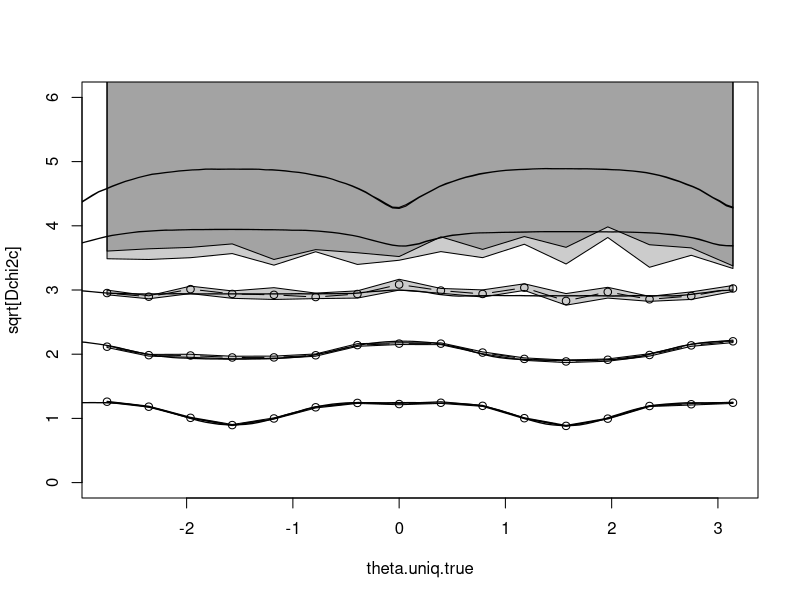
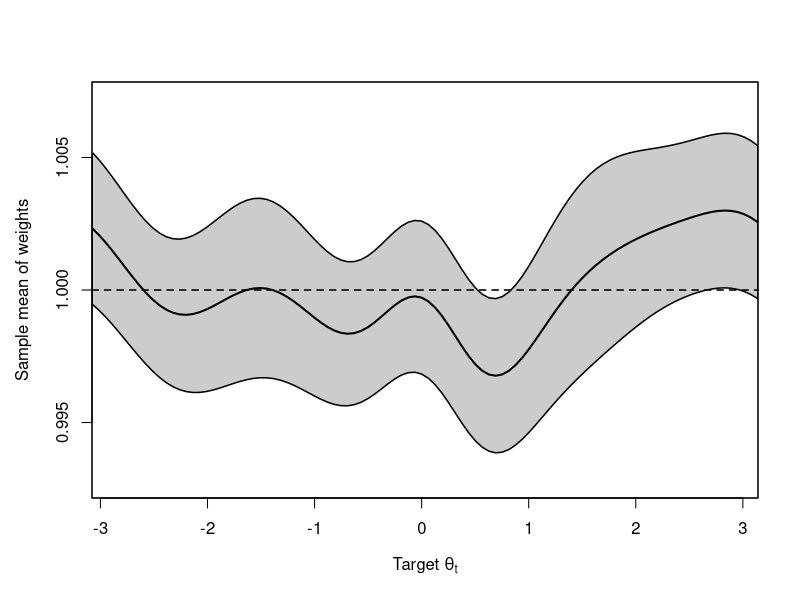
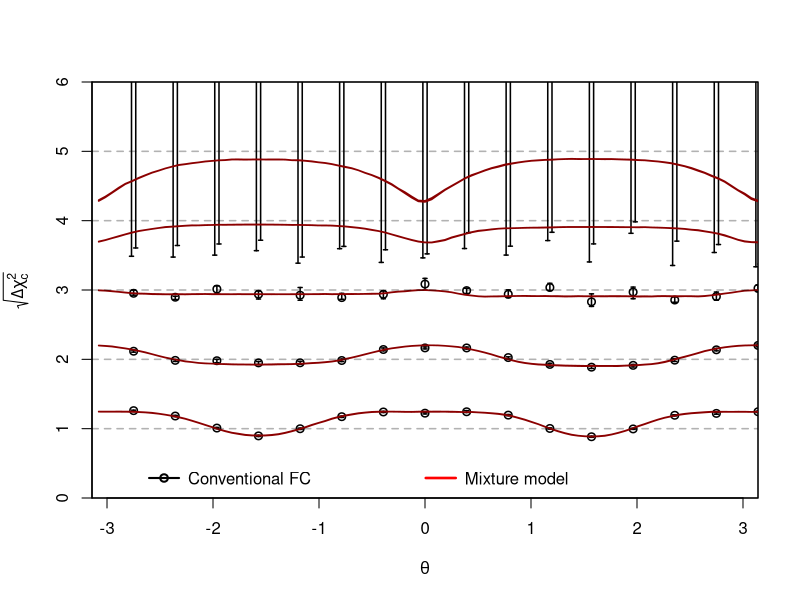
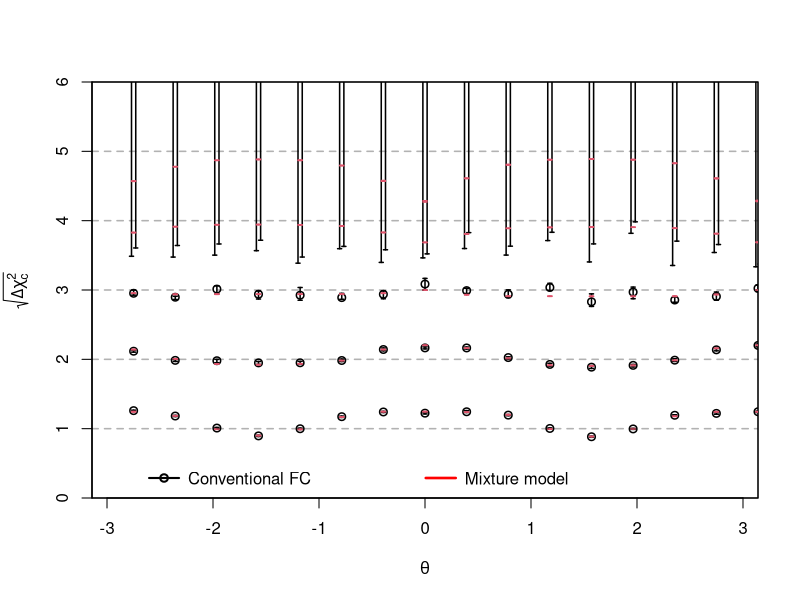
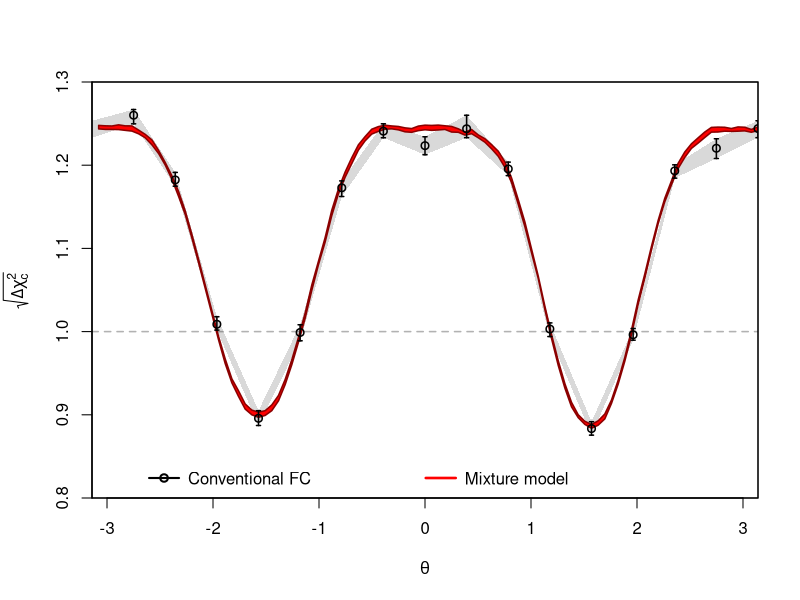
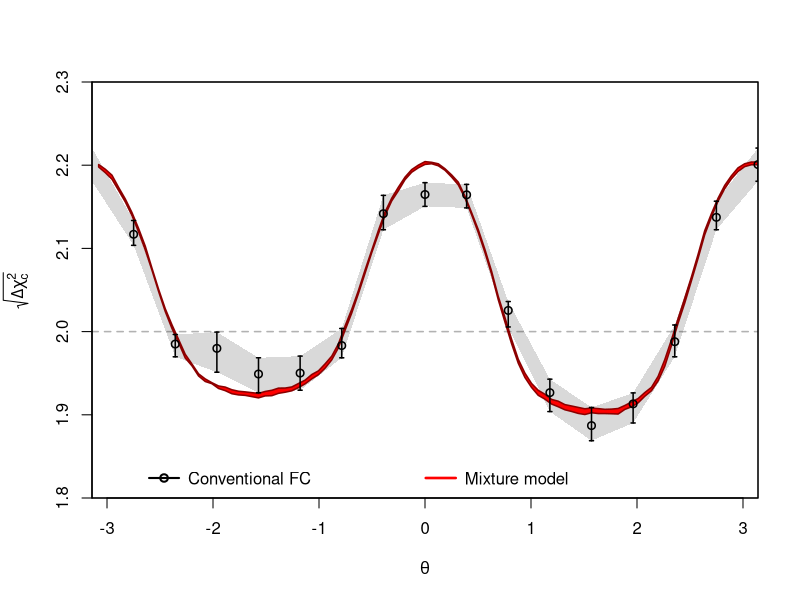
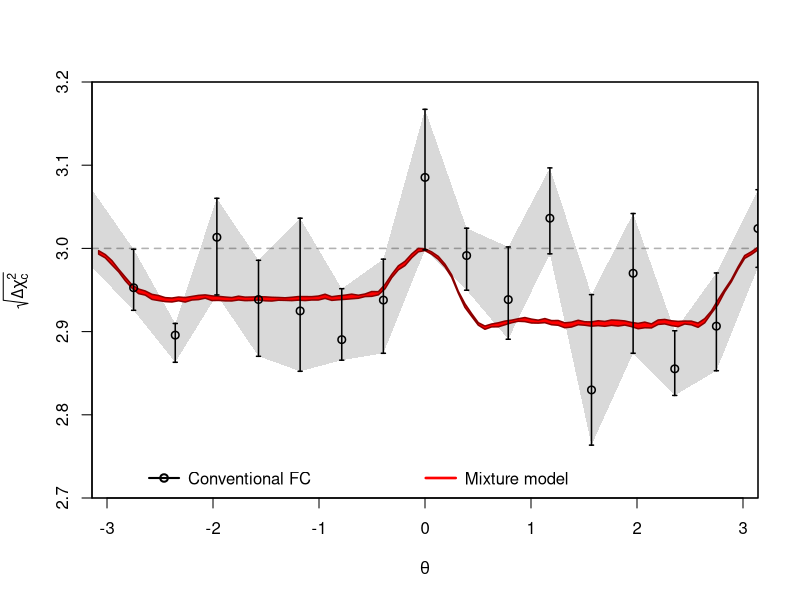
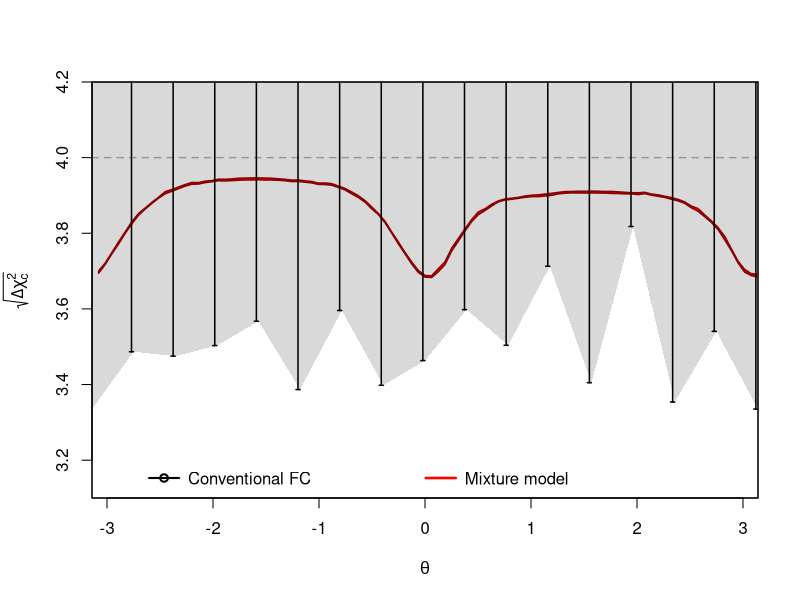

Write R code to recreate these figures, in order. (Note: this script raises an error after producing the figures.)
set.seed(1387517)

Ntrue = 16
theta.uniq.true = seq(-pi,pi,length=Ntrue+1)[-1]

Ntoys.per.true = 10000
Ntoys = Ntrue*Ntoys.per.true
theta.true = array(theta.uniq.true, Ntoys) # [Ntoys] but can reshape to [Ntrue,Ntoys.per.true]

# needs adjustment
epsilon.plot = 0.3

setwd(sprintf("20220528-mixturepaper-expfamily_rsrc/20240319-01-T2K-%dtrue-%dtoys", Ntrue, Ntoys.per.true))

get.lambda = function(theta) {
  B = 10
  Ntheta = length(theta)
  b = rep(seq(B), Ntheta)
  theta = rep(theta, each=B)
  A = 40.
  J = -1/4
  f = 1.
  epsilon = (b - (B+1)/2.) / B
  P = 0.25 * (1. - epsilon*epsilon)
  return(array(A * P * (1 + J * sin(theta + f*epsilon)), c(B,Ntheta)))
}

# observations
Nnu = length(get.lambda(0.))

lambda.true = get.lambda(theta.true)
nu.toy = array(rpois(Nnu*Ntoys, lambda.true), c(Nnu,Ntoys))

# now compute the chi2 at each POI value
Nfit = 100
theta.fit = seq(-pi,pi,length=Nfit+1)[-1]
lambda.fit = array(get.lambda(theta.fit), c(Nnu,Nfit))

get.chi2.pertoy = function(nu.toy, lambda.toy) {
  # @param  nu.toy [Nnu,Ntoys]
  # @param  lambda.toy [Nnu,Ntoys]
  # @return [Ntoys]
  
  nobs = nu.toy
  npred = lambda.toy
  
  nll = colSums((npred - nobs) - ifelse(nobs > 0., nobs*(log(npred) - log(nobs)), 0.))
  2.*nll
}

get.chi2 = function(nu.toy, lambda.fit) {
  # @param  nu.toy [Nnu,Ntoys]
  # @param  lambda.fit [Nnu,Nfit]
  # @return [Nfit,Ntoys]
  
  t(apply(lambda.fit, 2, function(lambda.one.fit) {
    # dpois(nu.toy, lambda.one.fit %o% rep(1., Ntoys), log=TRUE)
    nobs = nu.toy
    npred = lambda.one.fit %o% rep(1., dim(nu.toy)[2])
    get.chi2.pertoy(nobs, npred)
  }))
}

chi2.fit.toy = get.chi2(nu.toy, lambda.fit) # [Nfit, Ntoys]
# sum(is.na(chi2.fit.toy))

theta.toy = apply(chi2.fit.toy, 2, function(chi2.fit.onetoy) {
  theta.fit[which.min(chi2.fit.onetoy)]
}) # [Ntoys]
chi2.toy.min = apply(chi2.fit.toy, 2, function(chi2.fit.onetoy) {
  min(chi2.fit.onetoy)
}) # [Ntoys]

chi2.toy.true = get.chi2.pertoy(nu.toy, lambda.true) # [Ntoy]
Dchi2.toy.true = chi2.toy.true - chi2.toy.min # [Ntoys]

# now reformat
# sanity check:
assertthat::are_equal(array(theta.true,c(Ntrue,Ntoys.per.true))[,1], theta.uniq.true)
# then
Dchi2.toy.true = array(Dchi2.toy.true,c(Ntrue,Ntoys.per.true))




# critical values and binomial CI for conventional FC

Nprob = 5
qprobs = pchisq((1:Nprob)^2,1)

qprobs.ci = sapply(qprobs, function(p) { binom.test(round(p*Ntoys.per.true), Ntoys.per.true, conf.leve=0.683)$conf.int }) # [Nci,Nprobs]

Dchi2c.max = 100.
Dchi2c = apply(Dchi2.toy.true, 1, function(Dchi2.per.true) {
  quantile(c(Dchi2.per.true,Dchi2c.max), qprobs)
}) # [Nprob,Ntrue]
Dchi2c.ci = apply(Dchi2.toy.true, 1, function(Dchi2.per.true) {
  quantile(c(Dchi2.per.true,Dchi2c.max), qprobs.ci)
}) # [Nci*Nprob,Ntrue]
Dchi2c.ci = array(Dchi2c.ci, c(2,Nprob,Ntrue))





# mixture FC

lambda.uniq.true = get.lambda(theta.uniq.true)

# sampling probability from each true value
chi2smpl.toy.mixt.alltrue = get.chi2(nu.toy, lambda.uniq.true) # [Ntrue,Ntoys]
chi2smpl.toy.mixt = apply(chi2smpl.toy.mixt.alltrue, 2, function(chi2.fit.onetoy) {
  -2.*log(mean(exp(-0.5*chi2.fit.onetoy)))
}) # [Ntoys]

# shorthands
chi2smpl.fit.toy = chi2.fit.toy
Dchi2.fit.toy = chi2.fit.toy - rep(1,Nfit) %o% chi2.toy.min

# weights
weight.mixt = exp(-0.5*t(t(chi2smpl.fit.toy) - chi2smpl.toy.mixt)) # [Nfit,Ntoys]

# critical values
Dchi2c.mixt.v3 = sapply(1:Nfit, function(ifit.trgt) {
  ord = order(Dchi2.fit.toy[ifit.trgt,], decreasing=TRUE)
  y.srt = Dchi2.fit.toy[ifit.trgt,][ord]
  w.srt = weight.mixt[ifit.trgt,][ord]
  c.srt = cumsum(w.srt) / length(ord)
  # plot(c.srt, type='l', log='y', ylim=c(1e-6,1))
  # plot(c.srt, y.srt, type='l', log='x', xlim=c(1e-6,1), ylim=c(0.,25.))
  
  approx(c.srt, y.srt, 1.-qprobs)$y
}) # [Nprob,Nfit.trgt]

Dchi2c.mixt = Dchi2c.mixt.v3


# bootstrap error estimate
Nboot = 10
Dchi2c.mixt.boot = sapply(1:Nboot, function(iboot) {
  itoy.boot = sample(1:Ntoys, Ntoys, replace=TRUE)
  sapply(1:Nfit, function(ifit.trgt) {
    ord = order(Dchi2.fit.toy[ifit.trgt,itoy.boot], decreasing=TRUE)
    y.srt = Dchi2.fit.toy[ifit.trgt,itoy.boot][ord]
    w.srt = weight.mixt[ifit.trgt,itoy.boot][ord]
    c.srt = cumsum(w.srt) / length(ord)
    # plot(c.srt, type='l', log='y', ylim=c(1e-6,1))
    # plot(c.srt, y.srt, type='l', log='x', xlim=c(1e-6,1), ylim=c(0.,25.))

    approx(c.srt, y.srt, 1.-qprobs)$y
  }) # [Nprob,Nfit.trgt]
}) # [Nprob*Nfit.trgt,Nboot]
# 70 sec
Dchi2c.mixt.boot = array(Dchi2c.mixt.boot, c(Nprob,Nfit,Nboot))

Dchi2c.mixt.boot.mean = apply(Dchi2c.mixt.boot, c(1,2), mean) # [Nprob,Nfit]
Dchi2c.mixt.boot.sd   = apply(Dchi2c.mixt.boot, c(1,2), sd  )

Dchi2c.mixt.ci = rbind(
  Dchi2c.mixt.boot.mean + Dchi2c.mixt.boot.sd,
  Dchi2c.mixt.boot.mean - Dchi2c.mixt.boot.sd
)
Dchi2c.mixt.ci = array(Dchi2c.mixt.ci, c(Nprob,2,Nfit))
Dchi2c.mixt.ci = aperm(Dchi2c.mixt.ci, c(2,1,3)) # [Nci,Nprob,Nfit]



##############
# Make plots #
##############

customPDF = function(file) {
  pdf(file=file, 5, 5, family="serif")
  par(lwd=1.5, mar=c(5.1, 4.1+0.5, 4.1, 2.1))
}

weight.mixt.mean = apply(weight.mixt,1,mean)
weight.mixt.sd   = apply(weight.mixt,1,sd)
weight.mixt.mean.se = weight.mixt.sd / sqrt(apply(weight.mixt,1,length))

# sanity check (should be about 1)
customPDF("sum-of-weights.pdf")
plot(theta.fit, weight.mixt.mean, ylim=1 + 2.*c(-1,1)*max(weight.mixt.mean.se), type='l', lwd=2, xaxs='i', xlab=expression("Target "*theta[t]), ylab='Sample mean of weights')
polygon(c(theta.fit,rev(theta.fit)), c(
  weight.mixt.mean + weight.mixt.mean.se,
  rev(
    weight.mixt.mean - weight.mixt.mean.se
  )
),col=rgb(0,0,0,0.2))
abline(h=1, lty=2)
dev.off()


# comparison with binomial CI as bands
plot(theta.uniq.true, theta.uniq.true, 'n', ylim=c(0.,6.), ylab='sqrt[Dchi2c]')
for (iprob in 1:Nprob) {
  polygon(c(theta.uniq.true,rev(theta.uniq.true)), c(sqrt(Dchi2c.ci[1,iprob,]),rev(sqrt(Dchi2c.ci[2,iprob,]))), col=rgb(0,0,0,0.2))
  lines(theta.uniq.true, sqrt(Dchi2c[iprob,]), type='b')
}
for (iprob in 1:Nprob) {
  polygon(c(theta.fit,rev(theta.fit)), c(sqrt(Dchi2c.mixt.ci[1,iprob,]),rev(sqrt(Dchi2c.mixt.ci[2,iprob,]))), col=rgb(1,0,0,0.2))
  # lines(theta.fit, sqrt(Dchi2c.mixt[iprob,]), type='b', col=2, pch=4)
}




# error bands (mixture) vs. error bars (conventional)
ifit.match.true = sapply(theta.uniq.true, function(t) { which.min(abs(theta.fit - t)) })
for (interpolateMixt in c(TRUE, FALSE)) {
  customPDF(sprintf("critical-bands%s.pdf", ifelse(interpolateMixt, "", "-nointerp")))
  plot(theta.uniq.true, theta.uniq.true, 'n', ylim=c(0.,6.), ylab=expression(sqrt(Delta*chi[c]^2)), xlab=expression(theta), xlim=c(-pi,pi), xaxs='i', yaxs='i')
  for (iprob in 1:Nprob) {
    # polygon(c(theta.uniq.true,rev(theta.uniq.true)), c(sqrt(Dchi2c.ci[1,iprob,]),rev(sqrt(Dchi2c.ci[2,iprob,]))), col=rgb(0,0,0,0.2))
    xoffset = 0
    if (iprob == 4) { xoffset = -0.02; }
    if (iprob == 5) { xoffset = +0.02; }
    arrows(
      x0=theta.uniq.true+xoffset,
      y0=sqrt(Dchi2c.ci[1,iprob,]),
      x1=theta.uniq.true+xoffset,
      y1=sqrt(Dchi2c.ci[2,iprob,]),
      length=0.02,
      code=3,
      angle=90
    )
    points(theta.uniq.true+xoffset, sqrt(Dchi2c[iprob,]))
  }
  for (iprob in 1:Nprob) {
    if (interpolateMixt) {
      polygon(c(theta.fit,rev(theta.fit)), c(sqrt(Dchi2c.mixt.ci[1,iprob,]),rev(sqrt(Dchi2c.mixt.ci[2,iprob,]))), col=rgb(1,0,0), border='darkred')
      # lines(theta.fit, sqrt(Dchi2c.mixt[iprob,]), type='b', col=2, pch=4)
    }
    else {
      arrows(
        x0=theta.uniq.true,
        y0=sqrt(Dchi2c.mixt.ci[1,iprob,ifit.match.true]),
        x1=theta.uniq.true,
        y1=sqrt(Dchi2c.mixt.ci[2,iprob,ifit.match.true]),
        length=0.02,
        code=3,
        angle=90,
        col=2,
        lwd=1.5
      )
    }
  }
  abline(h=sqrt(qchisq(qprobs,1)), lty=2, col=rgb(0,0,0,0.3))
  # legend('bottomleft', c('Conventional FC', 'Mixture model', 'Wilks'), lty=c(1,1,2), col=c("black","red",rgb(0,0,0,0.3)),pch=c(1,NA,NA), lwd=c(1,1.5,1), bty='n', inset=0.03, ncol=3)
  legend('bottom', c('Conventional FC', 'Mixture model'), lty=c(1,1), col=c("black","red"),pch=c(1,NA,NA), lwd=c(2,2.5), bty='n', ncol=2, x.intersp=0.6, text.width=2.2)
  dev.off()
}

# error bands (mixture) vs. error bars (conventional)
plot.crit.ylim.min = c(0.8, 1.8, 2.7, 3.1, 4.2)
plot.crit.ylim.max = c(1.3, 2.3, 3.2, 4.2, 5.2)
for (interpolateMixt in c(TRUE,FALSE)) {
  for (isig in seq(length(plot.crit.ylim.min))) {
    # zoom of 1 sigma critical values
    customPDF(sprintf("critical-bands%s-%dsig.pdf", ifelse(interpolateMixt, "", "-nointerp"), isig))
    plot(theta.uniq.true, theta.uniq.true, 'n', ylim=c(plot.crit.ylim.min[isig],plot.crit.ylim.max[isig]), ylab=expression(sqrt(Delta*chi[c]^2)), xlab=expression(theta), xlim=c(-pi,pi), xaxs='i', yaxs='i')
    abline(h=sqrt(qchisq(qprobs,1)), lty=2, col=rgb(0,0,0,0.3))
    for (iprob in isig) {
      polygon(
        c(
          c(theta.uniq.true-2*pi, theta.uniq.true),
          rev(c(theta.uniq.true-2*pi, theta.uniq.true))
        ),
        c(
          sqrt(rep(Dchi2c.ci[1,iprob,],2)),
          rev(sqrt(rep(Dchi2c.ci[2,iprob,],2)))
        ), col=rgb(0,0,0,0.15), border=FALSE)
   }
    for (iprob in isig) {
      if (interpolateMixt) {
        polygon(c(theta.fit,rev(theta.fit)), c(sqrt(Dchi2c.mixt.ci[1,iprob,]),rev(sqrt(Dchi2c.mixt.ci[2,iprob,]))), col=rgb(1,0,0), border='darkred')
        # lines(theta.fit, sqrt(Dchi2c.mixt[iprob,]), type='b', col=2, pch=4)
      }
      else {
        arrows(
          x0=theta.uniq.true,
          y0=sqrt(Dchi2c.mixt.ci[1,iprob,ifit.match.true]),
          x1=theta.uniq.true,
          y1=sqrt(Dchi2c.mixt.ci[2,iprob,ifit.match.true]),
          length=0.02,
          code=3,
          angle=90,
          col=2,
          lwd=1.5
        )
      }
    }
    for (iprob in isig) {
      # polygon(c(theta.uniq.true,rev(theta.uniq.true)), c(sqrt(Dchi2c.ci[1,iprob,]),rev(sqrt(Dchi2c.ci[2,iprob,]))), col=rgb(0,0,0,0.2))
      xoffset = 0
      if (iprob == 4) { xoffset = -0.02; }
      if (iprob == 5) { xoffset = +0.02; }
      arrows(
        x0=theta.uniq.true+xoffset,
        y0=sqrt(Dchi2c.ci[1,iprob,]),
        x1=theta.uniq.true+xoffset,
        y1=sqrt(Dchi2c.ci[2,iprob,]),
        length=0.02,
        code=3,
        angle=90
      )
      points(theta.uniq.true+xoffset, sqrt(Dchi2c[iprob,]))
    }
    # legend('bottomleft', c('Conventional FC', 'Mixture model', 'Wilks'), lty=c(1,1,2), col=c("black","red",rgb(0,0,0,0.3)),pch=c(1,NA,NA), lwd=c(1,1.5,1), bty='n', inset=0.03, ncol=3)
    legend('bottom', c('Conventional FC', 'Mixture model'), lty=c(1,1), col=c("black","red"),pch=c(1,NA,NA), lwd=c(2,2.5), bty='n', ncol=2, x.intersp=0.6, text.width=2.2)
    dev.off()
  }
}


# toy distribution
require(plotrix) # for weighted histogram

Dchi2.hist.bins = seq(0.,32.,len=100)
Dchi2.hist.bins.centers = (Dchi2.hist.bins[-1]+Dchi2.hist.bins[-length(Dchi2.hist.bins)])/2.

# the following two are -pi/2
itrue = 4
ifit.trgt = 25
theta.uniq.true[itrue]
theta.fit[ifit.trgt]
C.plot = 1.

# more toys as ground truth for conventional method
# this block takes a few min to compute (see gt.Ntoys.per.true below)
gt.Ntrue = 1
gt.theta.uniq.true = theta.uniq.true[itrue]
gt.Ntoys.per.true = 10000000 # 1M = 2 min, 800 MB. 4M = 8 min, 3.2 GB. 10M
gt.Ntoys = gt.Ntrue*gt.Ntoys.per.true
gt.theta.true = array(gt.theta.uniq.true, gt.Ntoys) # [Ntoys] but can reshape to [Ntrue,Ntoys.per.true]
# observations
gt.lambda.true = get.lambda(gt.theta.true)
gt.nu.toy = array(rpois(Nnu*gt.Ntoys, gt.lambda.true), c(Nnu,gt.Ntoys))

# since we will be limited by memory, we will process in batches
gt.Ntoy.batches = c(seq(1, gt.Ntoys.per.true, 1e5), gt.Ntoys.per.true+1)
gt.chi2.toy.min = sapply(seq(gt.Ntoy.batches[-1]), function(ibatch) {
  print(sprintf("%3d / %3d", ibatch, length(gt.Ntoy.batches)-1))
  gt.itoy = seq(gt.Ntoy.batches[ibatch], gt.Ntoy.batches[ibatch+1]-1)
  gt.chi2.fit.toy = get.chi2(gt.nu.toy[,gt.itoy], lambda.fit) # [Nfit, gt.Ntoys]
  gt.chi2.toy.min.here = apply(gt.chi2.fit.toy, 2, function(chi2.fit.onetoy) {
    min(chi2.fit.onetoy)
  }) # [gt.Ntoys]
  remove(gt.chi2.fit.toy) # this object is 800 MB for 1M toys
  return(gt.chi2.toy.min.here)
}) # [Ntoys per batch, Nbatch]
gt.chi2.toy.min = c(gt.chi2.toy.min) # squash, this orders them as c(Ntoys per batch1, Ntoys per batch2, ...)
# gt.chi2.fit.toy = get.chi2(gt.nu.toy, lambda.fit) # [Nfit, gt.Ntoys]
# # sum(is.na(gt.chi2.fit.toy))
# gt.chi2.toy.min = apply(gt.chi2.fit.toy, 2, function(chi2.fit.onetoy) {
#   min(chi2.fit.onetoy)
# }) # [gt.Ntoys]
# remove(gt.chi2.fit.toy) # this object is 800 MB

gt.chi2.toy.true = get.chi2.pertoy(gt.nu.toy, gt.lambda.true) # [gt.Ntoy]
gt.Dchi2.toy.true = gt.chi2.toy.true - gt.chi2.toy.min # [gt.Ntoys]
# now reformat
# sanity check:
assertthat::are_equal(array(gt.theta.true,c(gt.Ntrue,gt.Ntoys.per.true))[,1], gt.theta.uniq.true)
# then
gt.Dchi2.toy.true = array(gt.Dchi2.toy.true,c(gt.Ntrue,gt.Ntoys.per.true))


Dchi2.hist.std = weighted.hist(
  pmax(pmin(c(Dchi2.toy.true[itrue,]),max(Dchi2.hist.bins)), 0.),
  breaks=Dchi2.hist.bins,
  plot=FALSE
)$counts
Dchi2.hist.std.nonneg = ifelse(Dchi2.hist.std > 0, Dchi2.hist.std, 1e-11)

gt.Dchi2.hist.std = weighted.hist(
  pmax(pmin(c(gt.Dchi2.toy.true[1,]),max(Dchi2.hist.bins)), 0.),
  breaks=Dchi2.hist.bins,
  plot=FALSE
)$counts
gt.Dchi2.hist.std.nonneg = ifelse(gt.Dchi2.hist.std > 0, gt.Dchi2.hist.std, 1e-11)

Dchi2.hist.mixt.unweighted = weighted.hist(
  pmax(pmin(c(Dchi2.fit.toy[ifit.trgt,]),max(Dchi2.hist.bins)), 0.),
  breaks=Dchi2.hist.bins,
  plot=FALSE
)$counts
Dchi2.hist.mixt.unweighted.nonneg = ifelse(Dchi2.hist.mixt.unweighted > 0, Dchi2.hist.mixt.unweighted, 1e-11)

Dchi2.hist.mixt = weighted.hist(
  pmax(pmin(c(Dchi2.fit.toy[ifit.trgt,]),max(Dchi2.hist.bins)), 0.),
  weight.mixt[ifit.trgt,],
  breaks=Dchi2.hist.bins,
  plot=FALSE
)$counts/Ntrue
Dchi2.hist.mixt.w2 = weighted.hist(
  pmax(pmin(c(Dchi2.fit.toy[ifit.trgt,]),max(Dchi2.hist.bins)), 0.),
  weight.mixt[ifit.trgt,]^2,
  breaks=Dchi2.hist.bins,
  plot=FALSE
)$counts/Ntrue^2
Dchi2.hist.mixt.nonneg    = ifelse(Dchi2.hist.mixt > 0, Dchi2.hist.mixt, 1e-11)
Dchi2.hist.mixt.w2.nonneg = ifelse(Dchi2.hist.mixt > 0, Dchi2.hist.mixt.w2, 1e-11)
Dchi2.hist.mixt.se = sqrt(Dchi2.hist.mixt.w2.nonneg)

histWithoutErrorBars = function(bins, n, col=1, lty=1) {
  # bins will have one more entry than n
  lines(bins, c(n,1e-11), type='s', col=col, lty=lty)
}
histWithBinomErrorBars = function(binCenters, n, col=1, showZeros=FALSE, pch=20, scale=1., lwd=2, lend="round") {
  # ci = binconf(n, sum(n), alpha=1-pchisq(1^2,1), "wilson")
  # ci = BinomCI(n, sum(n), conf.level = pchisq(1^2,1), method = "wilson")
  ci = sapply(n, function(x) { binom.test(x, sum(n), conf.level=pchisq(1^2,1))$conf.int*sum(n) }) # clopper-pearson
  arrows(
    x0=binCenters[showZeros | n>0],
    y0=pmax(scale*ci[1,],1e-11)[showZeros | n>0],
    x1=binCenters[showZeros | n>0],
    y1=(scale*ci[2,])[showZeros | n>0],
    length=0.,
    code=3,
    angle=90,
    col=col,
    lwd=lwd,
    lend=lend
  )
  hollowCircle = 1
  solidCircle = 20
  points(binCenters, n*scale, col=col, pch=pch)
}
histWithErrorBands = function(bins, w, w2, col=1, border=1) {
  # bins will have one more entry than w and w2
  se = sqrt(w2)
  polygon(
    c(rep(bins,each=2)[-1],rev(rep(bins,each=2)[-1])),
    c(rep(w+se,each=2),1e-11,1e-11,rev(rep(w-se,each=2))),
    col=col,
    border=border
  )
}

# plot
for (withMixture in c(FALSE, TRUE)) {
  customPDF(sprintf("toys-std%d-mixture%d%s.pdf", itrue, ifit.trgt, ifelse(withMixture, "", "-nomix")))
  plot( Dchi2.hist.bins, pmax(Dchi2.hist.bins,1e-11), type='n', col=2, xaxs='i', log='y', ylim=range(subset(data.frame(v=c(Dchi2.hist.mixt,Dchi2.hist.std,Dchi2.hist.mixt.unweighted)), v>0)$v), ylab='Number of pseudo-experiments', xlab=expression(Delta*chi[t]^2), xlim=c(0,25))
  
  for (iprob in 1:Nprob) {
    abline(v=Dchi2c.mixt[iprob,ifit.trgt], col='gray', lty=2)
  }
  
  histWithBinomErrorBars(Dchi2.hist.bins.centers, Dchi2.hist.std, col=1, showZeros=TRUE)
  histWithBinomErrorBars(Dchi2.hist.bins.centers, gt.Dchi2.hist.std, col=1, showZeros=TRUE, lwd=4, lend="butt", pch=NA, scale=Ntoys.per.true/gt.Ntoys)
  histWithBinomErrorBars(Dchi2.hist.bins.centers, Dchi2.hist.mixt.unweighted, col=4, showZeros=TRUE, pch=18)
  
  # histWithoutErrorBars(Dchi2.hist.bins, Dchi2.hist.mixt, col=2)
  if (withMixture) {
    histWithErrorBands(Dchi2.hist.bins, Dchi2.hist.mixt.nonneg, Dchi2.hist.mixt.w2.nonneg, col=rgb(1,0,0,0.5), border=2)
  }
  # lines(Dchi2.hist.bins.centers, Dchi2.hist.mixt+Dchi2.hist.mixt.se, type='s', col=5)
  # lines(Dchi2.hist.bins.centers, Dchi2.hist.mixt-Dchi2.hist.mixt.se, type='s', col=5)
  
  histWithoutErrorBars(Dchi2.hist.bins, Dchi2.hist.mixt.nonneg * exp(+0.5*Dchi2.hist.bins.centers-0.5*epsilon.plot), col=3, lty=2)
  # histWithoutErrorBars(Dchi2.hist.bins, Dchi2.hist.std.nonneg, col=1)
  # histWithoutErrorBars(Dchi2.hist.bins, Dchi2.hist.mixt.unweighted.nonneg, col=4)
  
  leg.items = c('Conventional FC',sprintf('Conv. FC (%.0fx, scaled)', gt.Ntoys/Ntoys.per.true),'Weighted mixture','Unweighted mixture','Theoretical lower limit')
  leg.col = c(1,1,2,4,3)
  leg.pch = c(20,NA,NA,18,NA)
  leg.lty = c(1,1,1,1,2)
  leg.lwd = c(2,4,2,2,2)
  if (!withMixture) {
    leg.items = leg.items[-3]
    leg.col = leg.col[-3]
    leg.pch = leg.pch[-3]
    leg.lty = leg.lty[-3]
    leg.lwd = leg.lwd[-3]
  }
  # legend('bottomleft', leg.items,lty=leg.lty,pch=leg.pch,col=leg.col,bg="white")
  legend('bottomleft', leg.items,lty=leg.lty,col=leg.col,lwd=leg.lwd,bg="white")
  legend('bottomleft', rep("",length(leg.items)),pch=leg.pch,col=leg.col,bty='n',inset=c(0.04,0.))
  dev.off()
}

# scaled so we can see the error bars
ref.hist.a1 = Dchi2.hist.mixt.nonneg
ref.hist.a2 = gt.Dchi2.hist.std * (Ntoys.per.true/gt.Ntoys)
ref.hist.w1 = 1./Dchi2.hist.mixt.w2.nonneg
ref.hist.w2 = 1./(gt.Dchi2.hist.std+1.) / (Ntoys.per.true/gt.Ntoys)**2
ref.hist = (ref.hist.a1*ref.hist.w1 + ref.hist.a2*ref.hist.w2) / (ref.hist.w1 + ref.hist.w2)

plot( Dchi2.hist.bins, pmax(Dchi2.hist.bins,1e-11), type='n', col=2, xaxs='i', ylim=c(0., 2.), ylab='Number of pseudo-experiments / mixture', xlab=expression(Delta*chi[t]^2), xlim=c(0,25))
for (iprob in 1:Nprob) {
  abline(v=Dchi2c.mixt[iprob,ifit.trgt], col='gray', lty=2)
}
histWithBinomErrorBars(Dchi2.hist.bins.centers, Dchi2.hist.std, col=1, showZeros=TRUE, scale=1./ref.hist)
histWithBinomErrorBars(Dchi2.hist.bins.centers, gt.Dchi2.hist.std, col=1, showZeros=TRUE, lwd=4, lend="butt", pch=NA, scale=Ntoys.per.true/gt.Ntoys/ref.hist)
histWithErrorBands(Dchi2.hist.bins, Dchi2.hist.mixt.nonneg/ref.hist, Dchi2.hist.mixt.w2.nonneg/ref.hist/ref.hist, col=rgb(1,0,0,0.5), border=2)



# plot of estimated errors on critical values
Pmixt = Dchi2.hist.mixt.nonneg / Ntoys.per.true
Dchi2max.plot = rev(Dchi2.hist.bins)[1]
Pmax = rev(Pmixt)[1] # technically not exact but should do

y.plot = Dchi2.hist.bins.centers
ymax.plot = pmax(y.plot,Dchi2max.plot)
A.plot = 1/exp(0.5*(y.plot - epsilon.plot))
B.plot = 1. - A.plot
S.plot = Ntrue
gamma.plot = (A.plot + B.plot*Pmax/Pmixt - 1/S.plot*Pmixt) / (1 - Pmixt)

dPconv = sqrt((1.-Pmixt)/Pmixt/sum(Dchi2.hist.std))
dPmixt.upper = dPconv * sqrt(gamma.plot)

customPDF(sprintf("relerr-std%d-mixture%d.pdf", itrue, ifit.trgt))
plot(Dchi2.hist.bins.centers, Dchi2.hist.bins.centers, 'n', col=1, ylim=c(1e-2,0.2), log='y', ylab="Estimated relative error on CDF estimate", xlab=expression(Delta*chi[t]^2), xaxs='i', xlim=c(0,25))
lines(Dchi2.hist.bins.centers, dPconv, 'l', col=1, lty=5)
lines(Dchi2.hist.bins.centers, dPmixt.upper, 'l', col=4, lty=3)
lines(Dchi2.hist.bins.centers, Dchi2.hist.mixt.se / Dchi2.hist.mixt.nonneg, 'l', col=2)
legend('bottomright', c('Conventional FC','Mixture FC (bootstrap)',expression('Upper bound on '*gamma)),lty=c(5,1,3),col=c(1,2,4),bty="n")
dev.off()




# toys at various theta
for (withMixture in c(FALSE, TRUE)) {
  customPDF(sprintf("toys-fewtrue%s.pdf", ifelse(withMixture, "", "-nomix")))
  plot( Dchi2.hist.bins, 0.*Dchi2.hist.bins, type='n', col=2, xaxs='i', log='y', yaxs='i', ylim=c(0.8,1e5), ylab='Number of pseudo-experiments', xlab=expression(Delta*chi[t]^2), xlim=c(0,25))

  for (iprob in 1:Nprob) {
    abline(v=Dchi2c.mixt[iprob,ifit.trgt], col='gray', lty=2)
  }

  df.pts.name =  c(expression("Sampling "*theta*" = "*-pi*"/2 (target)"), expression("Sampling "*theta*" = 0"), expression("Sampling "*theta*" = "*+pi*"/2"), bquote("Mixture of "*.(sprintf("%s", Ntrue))*" "*theta*"-values"))
  df.pts = data.frame(
    col = c(1,2,3,4),
    pch = c(20,15,17,18),
    itrue = c( Ntrue%/%4, Ntrue %/% 2, 3*Ntrue%/%4, -1)
  )
  
  if (!withMixture) {
    df.pts = df.pts[-length(df.pts.name),]
    df.pts.name = df.pts.name[-length(df.pts.name)]
  }

  for (ipt in seq(df.pts$col)) {
    itrue = df.pts$itrue[ipt]
    ifit.trgt = 25 # always -pi/2

    d = Dchi2.fit.toy[ifit.trgt,]
    if (itrue > 0) {
      d = array(d, c(Ntrue,Ntoys.per.true))[itrue,]
    }
    Dchi2.hist.mixt.unweighted = weighted.hist(
      pmax(pmin(c(d),max(Dchi2.hist.bins)), 0.),
      breaks=Dchi2.hist.bins,
      plot=FALSE
    )$counts
    Dchi2.hist.mixt.unweighted.nonneg = ifelse(Dchi2.hist.mixt.unweighted > 0, Dchi2.hist.mixt.unweighted, 1e-11)

    # lines(Dchi2.hist.bins.centers, Dchi2.hist.mixt.unweighted.nonneg , type='s', col=df.pts$col[ipt])
    # histWithoutErrorBars(Dchi2.hist.bins, Dchi2.hist.mixt.unweighted.nonneg, col=df.pts$col[ipt])
    histWithBinomErrorBars(Dchi2.hist.bins.centers, Dchi2.hist.mixt.unweighted, col=df.pts$col[ipt], pch=df.pts$pch[ipt])
  }
  legend('topright', legend=df.pts.name, lty=1, col=df.pts$col, pch=df.pts$pch, box.col="white", inset=c(0.005,0.005))
  dev.off()
}

# epsilon
chi2.toy.mingrid = apply(chi2smpl.toy.mixt.alltrue, 2, function(chi2.fit.onetoy) {
  min(chi2.fit.onetoy)
}) # [Ntoys]

# the following two are -pi/2
ifit.trgt = 25
theta.fit[ifit.trgt]

customPDF(sprintf("epsilon.pdf", itrue, ifit.trgt))
plot(
  Dchi2.fit.toy[ifit.trgt,1:10000],
  (chi2.toy.mingrid - chi2.toy.min)[1:10000],
  pch='.',
  xaxs='i',
  yaxs='i',
  ylim=c(0.,1.1*epsilon.plot),
  col=2,
  xlab=expression(Delta*chi[t]^2),
  ylab=expression(Delta*chi^2*(hat(theta)[S]))
)
abline(h=epsilon.plot, lty=2)
dev.off()




# the following two are -pi/2
itrue = 4
ifit.trgt = 25
theta.uniq.true[itrue]
theta.fit[ifit.trgt]

Dchi2.plot = seq(0., 40., len=400)
wL.plot = exp(-0.5*Dchi2.plot)
wU.plot = Nnu * exp(-0.5*(Dchi2.plot - epsilon.plot))

customPDF(sprintf("weights.pdf", itrue, ifit.trgt))
plot(
  Dchi2.fit.toy[ifit.trgt,1:10000],
  weight.mixt[ifit.trgt,1:10000],
  pch='.',
  log='y',
  xaxs='i',
  col=2,
  xlab=expression(Delta*chi[t]^2),
  ylab='Pseudo-experiment weight',
  xlim=range(Dchi2.plot)
)
abline(h=1, lty=4)
lines(Dchi2.plot, wL.plot, lty=2, col=4)
lines(Dchi2.plot, wU.plot, lty=2, col=4)
legend('bottomleft', c('Conventional Feldman-Cousins','Mixture Feldman-Cousins','Theoretical bounds'), col=c(1,2,4), lty=c(4,NA,2), pch=c(NA,20,NA), pt.cex=0.5, bty='n', inset=c(0.05,0))
dev.off()



# Plot upper bound on gamma

setwd(sprintf("../20240319-02-generic"))

customPDF = function(file) {
  pdf(file=file, 5, 5, family="serif")
  par(lwd=1.5, mar=c(5.1, 4.1+0.5, 4.1, 2.1))
}

customPDF("gamma.pdf")
Dchi2max = 35
y = seq(0,40,len=400)
ymax = pmax(y,Dchi2max)
k = 1
P = 1.-pchisq(y,k)
Pmax = 1.-pchisq(ymax,k)

epsilon = 1
A = 1/exp(0.5*(y - epsilon))
B = 1 - A
S = 10
gamma = (A + B*Pmax/P - 1/S*P) / (1 - P)
plot(y, A/(1-P), 'l', log='y', col=2, lty=2, ylab=expression('Upper bound on '*gamma),
ylim=c(0.5e-4,3*S), xaxs='i', yaxs='i', yaxt="n") # , xaxt="n")
lines(y, B*Pmax/P/(1-P), col=3, lty=4)
lines(y, gamma, col=1)
abline(h=1, lty=3)
axis(2, at=c(1,1e-2,1e-4), labels=c(expression(1), expression(10^-2), expression(10^-4)), las=1)
axis(1, at=c(epsilon, Dchi2max), labels=c(expression(epsilon), expression(Delta*chi[max]^2)), col.axis=4, col=4)
abline(v=c(epsilon,Dchi2max), lty=2, col=4)
legend("top", c("Total", expression(y <= Y(x)*" < "*Delta*chi[max]^2), expression(Y(x) >= Delta*chi[max]^2)), lty=c(1,2,4), col=1:3, bty="n")
box()
dev.off()


# Plot relative error on estimated CDF

customPDF("variance.pdf")
nexp = 10000
varCDFconv = 1/nexp*P*(1-P)
varCDFmix  = varCDFconv*gamma

plot(y, sqrt(varCDFconv)/P, 'l', log='y', col=1, lty=4, ylab=expression('Relative error on estimated CDF'), xaxs='i', yaxs='i', yaxt="n")
lines(y, sqrt(varCDFmix)/P, col=2)
axis(2, at=c(1e-2,1e-1,1,1e1,1e2), labels=c(expression(10^-2), expression(10^-1), 1, 10, 100), las=1)
axis(1, at=c(epsilon, Dchi2max), labels=c(expression(epsilon), expression(Delta*chi[max]^2)), col.axis=4, col=4)
abline(h=0.1, lty=3)
abline(v=c(epsilon,Dchi2max), lty=2, col=4)
legend("top", c("Conventional FC", "Mixture FC (upper bound)"), lty=c(4,1), col=1:2, bty="n")
box()
dev.off()



# Plot expected number of events for different values of dCP #

customPDF("lambda.pdf")
plot(seq(Nnu+1), type='n', xaxs='i', yaxs='i', ylim=c(0,14), xlab="Bin index", ylab="Predicted events per bin")
histWithoutErrorBars(seq(0,Nnu)+1, get.lambda(-pi/2), col=3, lty=6)
histWithoutErrorBars(seq(0,Nnu)+1, get.lambda(0)    , col=1, lty=1)
histWithoutErrorBars(seq(0,Nnu)+1, get.lambda(+pi/2), col=4, lty=4)
histWithoutErrorBars(seq(0,Nnu)+1, get.lambda(pi)   , col=2, lty=5)
legend("bottomleft", c(expression(delta[CP] == -pi/2),
                   expression(delta[CP] ==  0),
                   expression(delta[CP] == +pi/2),
                   expression(delta[CP] ==  pi)), col=c(3,1,4,2), lty=c(6,1,4,5), bty="n")
box()
dev.off()
